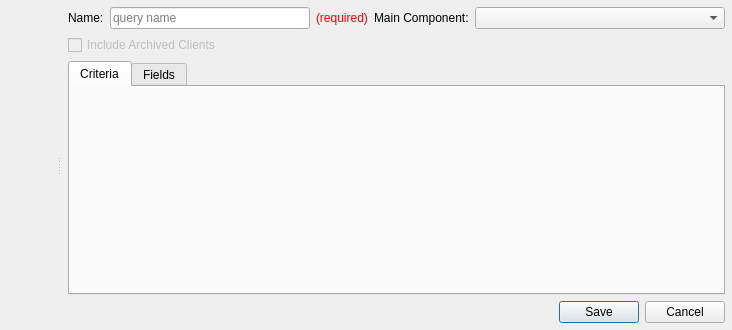
<?xml version="1.0" encoding="UTF-8"?>
<ui version="4.0">
 <class>QueryBuilder</class>
 <widget class="QDialog" name="QueryBuilder">
  <property name="geometry">
   <rect>
    <x>0</x>
    <y>0</y>
    <width>732</width>
    <height>330</height>
   </rect>
  </property>
  <property name="windowTitle">
   <string>QueryBuilder</string>
  </property>
  <layout class="QHBoxLayout" name="horizontalLayout_3">
   <property name="spacing">
    <number>0</number>
   </property>
   <property name="leftMargin">
    <number>0</number>
   </property>
   <property name="topMargin">
    <number>0</number>
   </property>
   <property name="rightMargin">
    <number>0</number>
   </property>
   <property name="bottomMargin">
    <number>0</number>
   </property>
   <item>
    <widget class="PrettySplitter" name="splitter">
     <property name="orientation">
      <enum>Qt::Horizontal</enum>
     </property>
     <widget class="InventoryFieldPicker" name="fieldPicker" native="true"/>
     <widget class="QWidget" name="layoutWidget">
      <layout class="QVBoxLayout" name="verticalLayout">
       <property name="leftMargin">
        <number>7</number>
       </property>
       <property name="topMargin">
        <number>7</number>
       </property>
       <property name="rightMargin">
        <number>7</number>
       </property>
       <property name="bottomMargin">
        <number>7</number>
       </property>
       <item>
        <layout class="QVBoxLayout" name="queryMetaInfoVLayout">
         <property name="sizeConstraint">
          <enum>QLayout::SetDefaultConstraint</enum>
         </property>
         <item>
          <layout class="QHBoxLayout" name="horizontalLayout_2">
           <item>
            <widget class="QLabel" name="label">
             <property name="text">
              <string>Name:</string>
             </property>
            </widget>
           </item>
           <item>
            <widget class="QLineEdit" name="queryName">
             <property name="sizePolicy">
              <sizepolicy hsizetype="Minimum" vsizetype="Fixed">
               <horstretch>0</horstretch>
               <verstretch>0</verstretch>
              </sizepolicy>
             </property>
             <property name="minimumSize">
              <size>
               <width>200</width>
               <height>0</height>
              </size>
             </property>
             <property name="placeholderText">
              <string>query name</string>
             </property>
            </widget>
           </item>
           <item>
            <widget class="QLabel" name="required">
             <property name="palette">
              <palette>
               <active>
                <colorrole role="WindowText">
                 <brush brushstyle="SolidPattern">
                  <color alpha="255">
                   <red>255</red>
                   <green>0</green>
                   <blue>0</blue>
                  </color>
                 </brush>
                </colorrole>
                <colorrole role="Text">
                 <brush brushstyle="SolidPattern">
                  <color alpha="255">
                   <red>0</red>
                   <green>0</green>
                   <blue>0</blue>
                  </color>
                 </brush>
                </colorrole>
               </active>
               <inactive>
                <colorrole role="WindowText">
                 <brush brushstyle="SolidPattern">
                  <color alpha="255">
                   <red>255</red>
                   <green>0</green>
                   <blue>0</blue>
                  </color>
                 </brush>
                </colorrole>
                <colorrole role="Text">
                 <brush brushstyle="SolidPattern">
                  <color alpha="255">
                   <red>0</red>
                   <green>0</green>
                   <blue>0</blue>
                  </color>
                 </brush>
                </colorrole>
               </inactive>
               <disabled>
                <colorrole role="WindowText">
                 <brush brushstyle="SolidPattern">
                  <color alpha="255">
                   <red>69</red>
                   <green>69</green>
                   <blue>69</blue>
                  </color>
                 </brush>
                </colorrole>
                <colorrole role="Text">
                 <brush brushstyle="SolidPattern">
                  <color alpha="255">
                   <red>69</red>
                   <green>69</green>
                   <blue>69</blue>
                  </color>
                 </brush>
                </colorrole>
               </disabled>
              </palette>
             </property>
             <property name="text">
              <string>(required)</string>
             </property>
            </widget>
           </item>
           <item>
            <spacer name="horizontalSpacer_9">
             <property name="orientation">
              <enum>Qt::Horizontal</enum>
             </property>
             <property name="sizeHint" stdset="0">
              <size>
               <width>354</width>
               <height>20</height>
              </size>
             </property>
            </spacer>
           </item>
           <item>
            <widget class="QLabel" name="label_3">
             <property name="text">
              <string>Main Component:</string>
             </property>
            </widget>
           </item>
           <item>
            <widget class="QComboBox" name="mainComponent">
             <property name="minimumSize">
              <size>
               <width>250</width>
               <height>0</height>
              </size>
             </property>
             <property name="toolTip">
              <string>This component will be the starting point when generating the query.</string>
             </property>
            </widget>
           </item>
          </layout>
         </item>
        </layout>
       </item>
       <item>
        <widget class="QCheckBox" name="includeArchivedClients">
         <property name="enabled">
          <bool>false</bool>
         </property>
         <property name="text">
          <string>Include Archived Clients</string>
         </property>
        </widget>
       </item>
       <item>
        <widget class="FTabWidget" name="tabWidget">
         <property name="currentIndex">
          <number>0</number>
         </property>
         <widget class="QWidget" name="criteria_tab">
          <attribute name="title">
           <string>Criteria</string>
          </attribute>
          <layout class="QVBoxLayout" name="verticalLayout_2">
           <property name="spacing">
            <number>0</number>
           </property>
           <property name="leftMargin">
            <number>12</number>
           </property>
           <property name="rightMargin">
            <number>12</number>
           </property>
           <property name="bottomMargin">
            <number>12</number>
           </property>
           <item>
            <widget class="InventoryCriteriaWidget" name="criteria" native="true"/>
           </item>
          </layout>
         </widget>
         <widget class="QWidget" name="fields">
          <attribute name="title">
           <string>Fields</string>
          </attribute>
          <layout class="QGridLayout" name="gridLayout">
           <property name="leftMargin">
            <number>12</number>
           </property>
           <property name="topMargin">
            <number>12</number>
           </property>
           <property name="rightMargin">
            <number>12</number>
           </property>
           <property name="bottomMargin">
            <number>12</number>
           </property>
           <item row="0" column="0">
            <widget class="QLabel" name="previewinfo">
             <property name="text">
              <string>Drop here the fields you want to see in the query report ; change column order by moving column header.</string>
             </property>
            </widget>
           </item>
           <item row="1" column="0">
            <widget class="InventoryPreview" name="displayFields">
             <property name="rootIsDecorated">
              <bool>false</bool>
             </property>
             <property name="uniformRowHeights">
              <bool>true</bool>
             </property>
             <attribute name="headerCascadingSectionResizes">
              <bool>true</bool>
             </attribute>
            </widget>
           </item>
           <item row="2" column="0">
            <layout class="QHBoxLayout" name="horizontalLayout_4">
             <property name="topMargin">
              <number>8</number>
             </property>
             <property name="bottomMargin">
              <number>8</number>
             </property>
             <item>
              <widget class="QToolButton" name="removeButton">
               <property name="maximumSize">
                <size>
                 <width>23</width>
                 <height>23</height>
                </size>
               </property>
               <property name="text">
                <string>-</string>
               </property>
              </widget>
             </item>
             <item>
              <spacer name="horizontalSpacer">
               <property name="orientation">
                <enum>Qt::Horizontal</enum>
               </property>
               <property name="sizeHint" stdset="0">
                <size>
                 <width>40</width>
                 <height>20</height>
                </size>
               </property>
              </spacer>
             </item>
             <item>
              <widget class="CircularProgressIndicator" name="progress" native="true"/>
             </item>
             <item>
              <widget class="QLabel" name="rowCount">
               <property name="text">
                <string/>
               </property>
               <property name="alignment">
                <set>Qt::AlignRight|Qt::AlignTrailing|Qt::AlignVCenter</set>
               </property>
              </widget>
             </item>
            </layout>
           </item>
          </layout>
         </widget>
        </widget>
       </item>
       <item>
        <layout class="QHBoxLayout" name="horizontalLayout">
         <property name="spacing">
          <number>5</number>
         </property>
         <item>
          <widget class="QDialogButtonBox" name="buttonBox">
           <property name="toolTip">
            <string/>
           </property>
           <property name="orientation">
            <enum>Qt::Horizontal</enum>
           </property>
           <property name="standardButtons">
            <set>QDialogButtonBox::Cancel|QDialogButtonBox::Save</set>
           </property>
          </widget>
         </item>
        </layout>
       </item>
      </layout>
     </widget>
    </widget>
   </item>
  </layout>
 </widget>
 <customwidgets>
  <customwidget>
   <class>PrettySplitter</class>
   <extends>QSplitter</extends>
   <header>FileWaveGuiLib/prettysplitter/prettysplitter.h</header>
   <container>1</container>
  </customwidget>
  <customwidget>
   <class>InventoryCriteriaWidget</class>
   <extends>QWidget</extends>
   <header>FWAdminLib/inventory/InventoryCriteriaWidget.h</header>
   <container>1</container>
  </customwidget>
  <customwidget>
   <class>CircularProgressIndicator</class>
   <extends>QWidget</extends>
   <header>FileWaveGuiLib/circularprogressindicator.h</header>
   <container>1</container>
  </customwidget>
  <customwidget>
   <class>FTabWidget</class>
   <extends>QTabWidget</extends>
   <header>FileWaveGuiLib/FTabWidget.h</header>
   <container>1</container>
  </customwidget>
  <customwidget>
   <class>InventoryPreview</class>
   <extends>QTreeView</extends>
   <header>FWAdminLib/inventory/InventoryPreview.h</header>
  </customwidget>
  <customwidget>
   <class>InventoryFieldPicker</class>
   <extends>QWidget</extends>
   <header>FWAdminLib/inventory/InventoryFieldPicker.h</header>
   <container>1</container>
  </customwidget>
 </customwidgets>
 <resources/>
 <connections/>
</ui>
